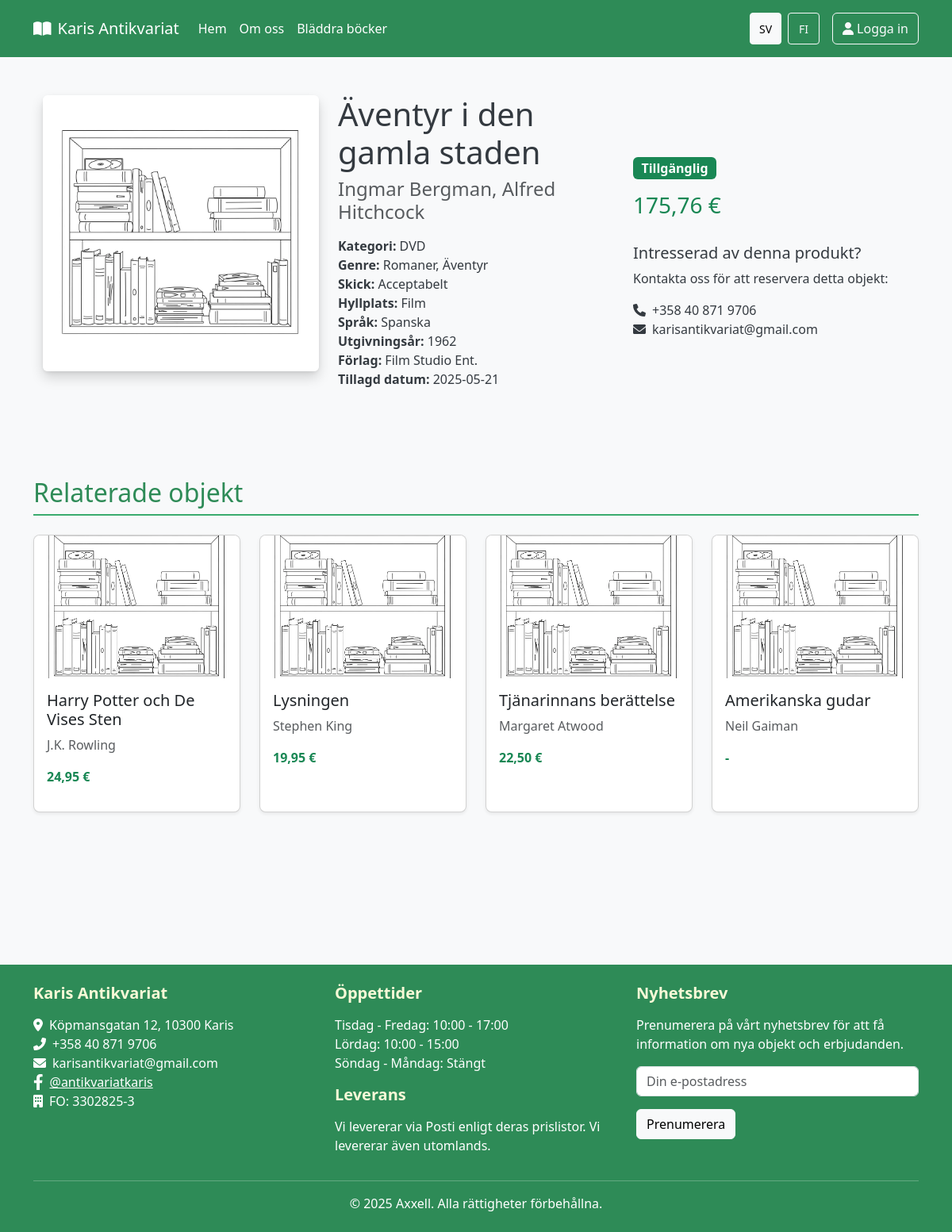
Page /singleproduct.php?id=72 on the earlier database version.
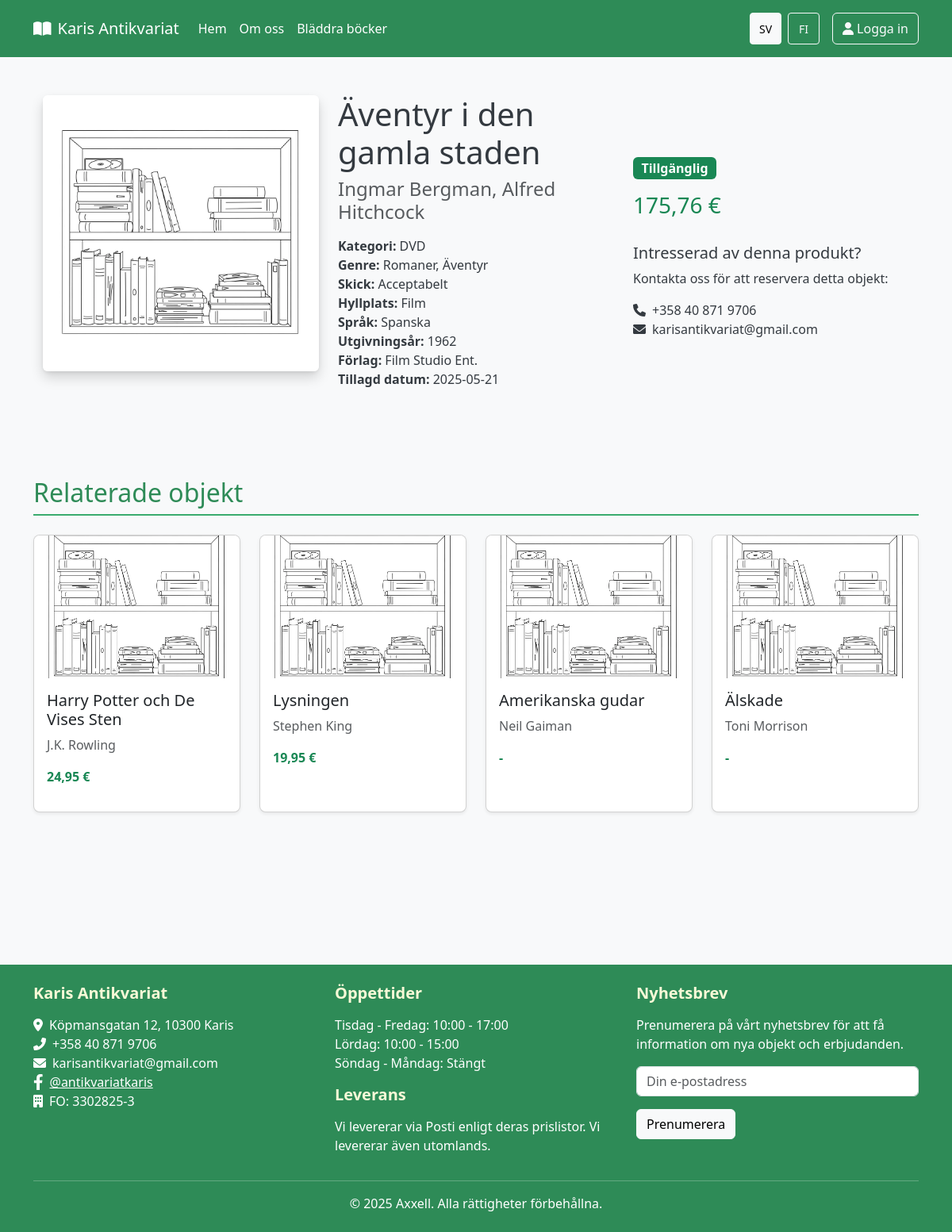
Same page on the later database version.
### tables this page shows
CREATE TABLE `product` (
  `prod_id` int NOT NULL AUTO_INCREMENT,
  `title` varchar(255) NOT NULL,
  `status` int DEFAULT NULL,
  `shelf_id` int DEFAULT NULL,
  `category_id` int DEFAULT NULL,
  `price` decimal(10,2) DEFAULT NULL,
  `condition_id` int DEFAULT NULL,
  `notes` text,
  `internal_notes` text,
  `year` int DEFAULT NULL,
  `publisher` varchar(100) DEFAULT NULL,
  `special_price` tinyint(1) DEFAULT NULL COMMENT 'Om produkten är på rea: 1 = Ja, 0 = Nej',
  `recommended` tinyint(1) DEFAULT NULL COMMENT 'Om produkten är rekommenderad: 1 = Ja, 0 = Nej	',
  `rare` tinyint(1) DEFAULT '0',
  `date_added` datetime DEFAULT CURRENT_TIMESTAMP,
  `language_id` int DEFAULT NULL,
  PRIMARY KEY (`prod_id`),
  KEY `shelf_id` (`shelf_id`),
  KEY `category_id` (`category_id`),
  KEY `condition_id` (`condition_id`),
  KEY `idx_product_status` (`status`),
  KEY `fk_product_language` (`language_id`),
  CONSTRAINT `fk_product_language` FOREIGN KEY (`language_id`) REFERENCES `language` (`language_id`),
  CONSTRAINT `product_ibfk_1` FOREIGN KEY (`shelf_id`) REFERENCES `shelf` (`shelf_id`),
  CONSTRAINT `product_ibfk_2` FOREIGN KEY (`category_id`) REFERENCES `category` (`category_id`),
  CONSTRAINT `product_ibfk_3` FOREIGN KEY (`condition_id`) REFERENCES `condition` (`condition_id`),
  CONSTRAINT `product_ibfk_4` FOREIGN KEY (`status`) REFERENCES `status` (`status_id`)
);

CREATE TABLE `category` (
  `category_id` int NOT NULL AUTO_INCREMENT,
  `category_sv_name` varchar(100) NOT NULL,
  `category_fi_name` varchar(100) NOT NULL,
  PRIMARY KEY (`category_id`),
  UNIQUE KEY `category_name` (`category_sv_name`)
);

CREATE TABLE `status` (
  `status_id` int NOT NULL AUTO_INCREMENT,
  `status_sv_name` varchar(50) NOT NULL,
  `status_fi_name` varchar(50) NOT NULL,
  PRIMARY KEY (`status_id`),
  UNIQUE KEY `status_name` (`status_sv_name`)
);

### includes/functions.php (called while the page is built, shortened)
<?php
function safeEcho($value) {
    return ($value !== null) ? htmlspecialchars($value) : '';
}
?>

### init.php (called while the page is built, shortened)
<?php
$include_base = __DIR__;
require_once $include_base . '/includes/functions.php';
require_once $include_base . '/includes/ui.php';
require_once $include_base . '/includes/Formatter.php';
$language = isset($_SESSION['language']) ? $_SESSION['language'] : 'sv';
if (function_exists('loadLanguageStrings')) {
    $strings = loadLanguageStrings($language);
}
if (class_exists('Formatter')) {
    $formatter = new Formatter($language === 'fi' ? 'fi_FI' : 'sv_SE');
}

### includes/ui.php (called while the page is built, shortened)
<?php
function loadLanguageStrings($language) {
    $langFile = 'languages/' . $language . '.php';
    if (file_exists($langFile)) {
        return $lang_strings;
    } else {
        include 'languages/sv.php';
        return $lang_strings;
    }
}
?>

### includes/Formatter.php (called while the page is built, shortened)
<?php
class Formatter {
    public function __construct(string $locale = 'sv_SE') {
        $this->locale = $locale;
    }
    public function formatCurrency($amount, string $currency = '€'): string {
        if ($amount === null) {
            return '-';
        }
        return number_format((float)$amount, 2, ',', ' ') . ' ' . $currency;
    }
    public function formatDate($date, string $format = 'Y-m-d'): string {
        return date($format, strtotime($date));
    }
    public function formatPrice($price): string {
        return $this->formatCurrency($price);
    }
}
?>

### includes/routes.php (called while the page is built, shortened)
<?php
class Routes {
    private static $basePath = '';
    public static function init($basePath) {
        self::$basePath = $basePath;
    }
    public static function asset($type, $file) {
        return self::$basePath . '/assets/' . $type . '/' . $file;
    }
}
function asset($type, $file) {
    return Routes::asset($type, $file);
}

### singleproduct.php (the view, shortened to what the rows shown need)
<?php
require_once 'init.php';
$productId = isset($_GET['id']) ? (int)$_GET['id'] : 0;
function getProductById($productId) {
    global $pdo, $language;
    $categoryNameField = ($language === 'fi') ? 'cat.category_fi_name' : 'cat.category_sv_name';
    $shelfNameField = ($language === 'fi') ? 'sh.shelf_fi_name' : 'sh.shelf_sv_name';
    $statusNameField = ($language === 'fi') ? 's.status_fi_name' : 's.status_sv_name';
    $conditionNameField = ($language === 'fi') ? 'con.condition_fi_name' : 'con.condition_sv_name' ;
    $languageNameField = ($language === 'fi') ? 'lang.language_fi_name' : 'lang.language_sv_name';
    try {
        $sql = "SELECT
        p.prod_id,
        p.title,
        p.status,
        p.shelf_id,
        p.category_id,
        p.price,
        p.condition_id,
        p.notes,
        p.internal_notes,
        p.year,
        p.publisher,
        p.special_price,
        p.rare,
        p.recommended,
        p.date_added,
        p.language_id,
        {$statusNameField} as status_name,
        s.status_id,
        {$categoryNameField} as category_name,
        IFNULL({$shelfNameField}, '') as shelf_name,
        IFNULL({$conditionNameField}, '') as condition_name,
        IFNULL(con.condition_code, '') as condition_code,
        IFNULL({$languageNameField}, '') as language_name
    FROM
        product p
    JOIN category cat ON p.category_id = cat.category_id
    JOIN `status` s ON p.status = s.status_id
    LEFT JOIN shelf sh ON p.shelf_id = sh.shelf_id
    LEFT JOIN `condition` con ON p.condition_id = con.condition_id
    LEFT JOIN `language` lang ON p.language_id = lang.language_id
    WHERE
        p.prod_id = :productId";
        $stmt = $pdo->prepare($sql);
        $stmt->bindParam(':productId', $productId, PDO::PARAM_INT);
        $stmt->execute();
        $product = $stmt->fetch(PDO::FETCH_OBJ);
        if ($product) {
            $authorSql = "SELECT a.author_id, a.author_name
                         FROM author a
                         JOIN product_author pa ON a.author_id = pa.author_id
                         WHERE pa.product_id = :productId";
            $authorStmt = $pdo->prepare($authorSql);
            $authorStmt->bindParam(':productId', $productId, PDO::PARAM_INT);
            $authorStmt->execute();
            $authors = $authorStmt->fetchAll(PDO::FETCH_OBJ);
            $product->authors = $authors;
            $authorNames = array_map(function($author) {
                return $author->author_name;
            }, $authors);
            $product->author_names = !empty($authorNames) ? implode(', ', $authorNames) : '';
            $genreSql = "SELECT g.genre_id, " .
                       ($language === 'fi' ? 'g.genre_fi_name' : 'g.genre_sv_name') . " as genre_name
                       FROM genre g
                       JOIN product_genre pg ON g.genre_id = pg.genre_id
                       WHERE pg.product_id = :productId";
            $genreStmt = $pdo->prepare($genreSql);
            $genreStmt->bindParam(':productId', $productId, PDO::PARAM_INT);
            $genreStmt->execute();
            $genres = $genreStmt->fetchAll(PDO::FETCH_OBJ);
            $product->genres = $genres;
            $product->genre_ids_array = array_map(function($genre) {
                return $genre->genre_id;
            }, $genres);
            $product->genre_names_array = array_map(function($genre) {
                return $genre->genre_name;
            }, $genres);
        }
        return $product;
    } catch (PDOException $e) {
        error_log("Database error in getProductById: " . $e->getMessage());
        error_log("SQL query: " . $sql);
        return null;
    }
}
function getRelatedProducts($productId, $categoryId, $genreIds, $limit = 4) {
    global $pdo, $language;
    try {
        $genreIdList = implode(',', array_map('intval', $genreIds));
        $categoryNameField = ($language === 'fi') ? 'c.category_fi_name' : 'c.category_sv_name';
        $sql = "SELECT DISTINCT
                    p.prod_id,
                    p.title,
                    p.price,
                    p.special_price,
                    p.rare,
                    p.recommended,
                    {$categoryNameField} as category_name,
                    (SELECT GROUP_CONCAT(a.author_name SEPARATOR ', ')
                     FROM product_author pa
                     JOIN author a ON pa.author_id = a.author_id
                     WHERE pa.product_id = p.prod_id) as author_names
                FROM
                    product p
                JOIN
                    category c ON p.category_id = c.category_id
                LEFT JOIN
                    product_genre pg ON p.prod_id = pg.product_id
                WHERE
                    p.prod_id != :productId
                    AND p.status = 1 -- Only available products
                    AND (
                        p.category_id = :categoryId
                        OR pg.genre_id IN ($genreIdList)
                    )
                GROUP BY
                    p.prod_id
                LIMIT :limit";
        $stmt = $pdo->prepare($sql);
        $stmt->bindParam(':productId', $productId, PDO::PARAM_INT);
        $stmt->bindParam(':categoryId', $categoryId, PDO::PARAM_INT);
        $stmt->bindParam(':limit', $limit, PDO::PARAM_INT);
        $stmt->execute();
        return $stmt->fetchAll(PDO::FETCH_OBJ);
    } catch (PDOException $e) {
        error_log("Database error in getRelatedProducts: " . $e->getMessage());
        return [];
    }
}
$product = getProductById($productId);
$relatedProducts = [];
if (!empty($product->genre_ids_array)) {
    $relatedProducts = getRelatedProducts($productId, $product->category_id, $product->genre_ids_array);
}
$formattedPrice = $formatter->formatPrice($product->price);
$formattedDate = $formatter->formatDate($product->date_added);
$statusClass = '';
switch ($product->status_id) {
    case 1:
        $statusClass = 'bg-success';
        break;
}
include 'templates/header.php';
?>
<div class="container my-5 pb-5">
    <div class="row">
        <div class="row mb-5">
            <div class="col-md-4 item-details">
                <div>
                    <h1 class="mb-2" id="item-title"><?php echo safeEcho($product->title); ?></h1>
                    <h4 class="text-muted mb-3" id="item-author"><?php echo safeEcho($product->author_names); ?></h4>
                </div>
                <ul class="list-unstyled">
                    <li><strong><?php echo $strings['category']; ?>:</strong> <span id="item-category"><?php echo safeEcho($product->category_name); ?></span></li>
                    <?php if (!empty($product->year)): ?>
                    <li><strong><?php echo $strings['year']; ?>:</strong> <span id="item-year"><?php echo safeEcho($product->year); ?></span></li>
                    <?php endif; ?>
                    <?php if (!empty($product->publisher)): ?>
                    <li><strong><?php echo $strings['publisher']; ?>:</strong> <span id="item-publisher"><?php echo safeEcho($product->publisher); ?></span></li>
                    <?php endif; ?>
                    <li><strong><?php echo $strings['date_added']; ?>:</strong> <span id="item-date"><?php echo $formattedDate; ?></span></li>
                </ul>
            </div>
            <div class="col-md-4 item-price-status">
                <div class="price-container">
                    <span class="badge <?php echo $statusClass; ?> fs-6" id="item-status"><?php echo safeEcho($product->status_name); ?></span>
                    <h3 class="text-success mt-3" id="item-price"><?php echo $formattedPrice; ?></h3>
                </div>
            </div>
        </div>
<?php if (!empty($relatedProducts)): ?>
<div class="col-12">
    <section class="my-5">
        <h2 class="mb-4"><?php echo $strings['related_items']; ?></h2>
        <div class="row row-cols-1 row-cols-md-2 row-cols-lg-4 g-4" id="related-items">
            <?php foreach ($relatedProducts as $relatedProduct): ?>
            <div class="col">
                <div class="card h-100">
                    <div class="d-none d-md-block">
                        <?php
                        $relatedImagePath = 'uploads/products/' . $relatedProduct->prod_id . '.jpg';
                        $relatedDefaultImage = asset('images', 'default_antiqe_image.webp');
                        $relatedImageToShow = file_exists($relatedImagePath) ? $relatedImagePath : $relatedDefaultImage;
                        ?>
                        <img src="<?php echo $relatedImageToShow; ?>" class="card-img-top" style="height: 180px; object-fit: cover;" alt="<?php echo safeEcho($relatedProduct->title); ?>">
                        <div class="card-body">
                            <h5 class="card-title"><?php echo safeEcho($relatedProduct->title); ?></h5>
                            <p class="card-text text-muted">
                                <?php echo safeEcho($relatedProduct->author_names); ?>
                            </p>
                            <p class="text-success fw-bold"><?php echo $formatter->formatPrice($relatedProduct->price); ?></p>
                        </div>
                    </div>
                </div>
            </div>
            <?php endforeach; ?>
        </div>
    </section>
</div>
<?php endif; ?>
    </div>
</div>
<?php
include 'templates/footer.php';
?>

Differences in the rows shown:
removed product: title "Tjänarinnans berättelse", author_names "Margaret Atwood", price "22,50 €"
now on this page (row unchanged): product: title "Älskade", author_names "Toni Morrison", price "-"
